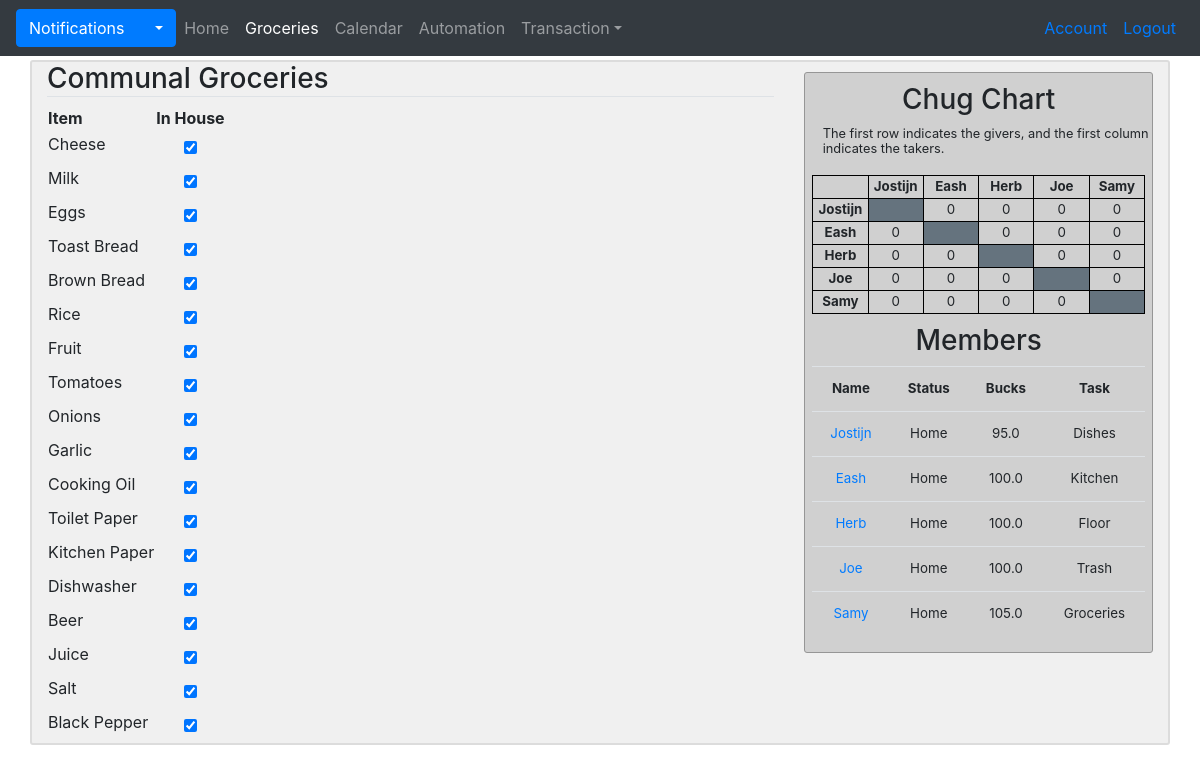
Screenshot of /groceries (signed in) with the database file from the repository.
### G_app/models.py (models this page shows, shortened)
class Groceries(db.Model):
    id = db.Column(db.Integer, primary_key = True)
    name = db.Column(db.String(100), nullable=False)
    in_house = db.Column(db.Boolean, nullable=False, default=True)

class User(db.Model, UserMixin):
    id = db.Column(db.Integer, primary_key = True)
    username = db.Column(db.String(20), unique=True, nullable=False)
    name = db.Column(db.String, nullable=False)
    email = db.Column(db.String(120), unique=True, nullable=False)
    image = db.Column(db.String(20), nullable=False, default='default.jpg')
    password = db.Column(db.String(60), nullable=False)
    status = db.Column(db.String, nullable=False)
    bucks = db.Column(db.Float, nullable=False)
    task = db.Column(db.String, nullable=False)
    done_weekly_vote = db.Column(db.Boolean, nullable=False, default=False)
    posts = db.relationship('Post', backref='author', lazy=True, foreign_keys='Post.id_user')
    posts_targeted = db.relationship('Post', backref='target', lazy=True, foreign_keys='Post.id_target')
    chugs_give = db.relationship('Chug', backref='giver', lazy=True, foreign_keys='Chug.id_giver')
    chugs_take = db.relationship('Chug', backref='taker', lazy=True, foreign_keys='Chug.id_taker')
    notifications = db.relationship('Notification', backref='target', lazy=True)
    payments_made = db.relationship('Transaction', backref='payer', lazy=True, foreign_keys='Transaction.id_payer')
    payments_received = db.relationship('Transaction', backref='payee', lazy=True, foreign_keys='Transaction.id_payee')
    challenges_made =  db.relationship('Challenge', backref='challenger', lazy=True, foreign_keys='Challenge.id_challenger')
    challenges_received =  db.relationship('Challenge', backref='challengee', lazy=True, foreign_keys='Challenge.id_challengee')
    bets_made =  db.relationship('Bet', backref='bookmaker', lazy=True, foreign_keys='Bet.id_bookmaker')
    bets_taken =  db.relationship('Bet', backref='bettaker', lazy=True, foreign_keys='Bet.id_bettaker')
    comments = db.relationship('Comment', backref='commenter', lazy=True)
    votes_made = db.relationship('Vote', backref='voter', lazy=True, foreign_keys='Vote.id_voter')
    votes_received = db.relationship('Vote', backref='candidate', lazy=True, foreign_keys='Vote.id_candidate')
    weekly_votes = db.relationship('WeeklyVote', backref='subject', lazy=True, foreign_keys='WeeklyVote.id_subject')
    def new_notifications(self):
        return Notification.query.filter_by(user_id=self.id, seen=False).all()

### G_app/main/routes.py (the view)
@main.route("/groceries")
@login_required
def groceries():
    groceries = Groceries.query.all()
    return render_template('groceries.html', groceries=groceries)

### G_app/main/routes.py (called while the page is built)
@main.context_processor
def context_processor():
    chug = chug_matrix()
    members=member_ls()
    return dict(chug=chug, members=members)

### G_app/main/utils.py (called while the page is built)
def member_ls():
    members = User.query.all()
    members.pop(5)
    return members

def chug_matrix():
    matrix = [
        [None, 0, 0, 0, 0],
        [0, None, 0, 0, 0],
        [0, 0, None, 0, 0],
        [0, 0, 0, None, 0],
        [0, 0, 0, 0, None]
    ]
    chugs_to_be_taken = Chug.query.filter_by(taken=False).all()
    for chug in chugs_to_be_taken:
        matrix[chug.id_taker - 1][chug.id_giver - 1] += 1
    return matrix

### G_app/models.py (called while the page is built)
@login_manager.user_loader
def load_user(user_id):
    return User.query.get(int(user_id))

### G_app/templates/groceries.html (shortened to what this page needs)
{% extends "layout.html" %}
  {% block groceries_active %}
    "nav-item active"
  {% endblock %}
  {% block content %}
    <h3 class="border-bottom">Communal Groceries</h3>
    <table id="groceries">
      <tr>
        <th id="groceries">Item</th>
        <th id="groceries">In House</th>
      </tr>
      {% for item in groceries %}
        <tr>
          <td id="groceries"><label for="{{ item.id }}">{{ item.name }}</label></td>
          <td align="center">
            <input type="checkbox" id="{{ item.id }}" onchange="update_groceries({{ item.id }}, '{{ item.in_house }}')" {{ "checked" if item.in_house }}>
          </td>
        </tr>
      {% endfor %}
    </table>
  {% endblock %}

### G_app/templates/layout.html (shortened to what this page needs)
<!DOCTYPE html>
<html>
  <head>
    <link rel="stylesheet" href="https://stackpath.bootstrapcdn.com/bootstrap/4.2.1/css/bootstrap.min.css">
    <link rel='stylesheet' href='https://use.fontawesome.com/releases/v5.7.0/css/all.css'>
    <link rel="stylesheet" type="text/css" href="{{ url_for('static', filename='main.css') }}">
  </head>
  <body style="background-image: url('{{ url_for('static', filename='images/our_goat.jpg') }}')">
    <div class="container d-none d-sm-block">
      <nav class="navbar bg-dark navbar-expand navbar-dark fixed-top">
        {% if current_user.is_authenticated %}
          {% set new_notifications = current_user.new_notifications()|length %}
          <div class="dropdown">
            <button class="btn btn-primary dropdown-toggle" id="notification-toggle" onclick="update_notification_list('{{ url_for('main.your_notifications', user_id=current_user.id) }}')" type="button" data-toggle="dropdown">Notifications
            </button>
          </div>
            {% set new_notifications = current_user.new_notifications()|length %}
          <ul class="navbar-nav mr-auto">
            <li class={% block home_active %}{% endblock %}><a class="nav-link" href="{{ url_for('main.home') }}">Home</a></li>
            <li class={% block groceries_active %}{% endblock %}><a class="nav-link" href="{{ url_for('main.groceries') }}">Groceries</a></li>
            <li class={% block calendar_active %}{% endblock %}><a class="nav-link" href=#>Calendar</a></li>
            <li class={% block automation_active %}{% endblock %}><a class="nav-link" href=#>Automation</a></li>
            <li class="nav-item dropdown">
              <a class="nav-link dropdown-toggle" href="#" id="navbardrop" data-toggle="dropdown">Transaction</a>
            </li>
          </ul>
        {% endif %}
        <ul class="navbar-nav ml-auto">
          {% if current_user.is_authenticated %}
            <li class="nav-item"><a class="nav-link text-primary" href="{{ url_for('users.account') }}">Account</a></li>
            <li class="nav-item"><a class="nav-link text-primary" href="{{ url_for('users.logout') }}">Logout</a></li>
          {% else %}
            <li class="nav-item"><a class="nav-link text-primary" href="{{ url_for('users.login') }}">Login</a></li>
          {% endif %}
        </ul>
      </nav>
    </div>
    <div class="container d-none d-sm-block mb-3" id="main" style="margin-top:60px">
      <div class="row">
        <div class="col-lg-8">
            {% block content %}
            {% endblock %}
          </div>
        <div class="col-lg-4">
          {% if current_user.is_authenticated %}
            <div class="sidebar">
              <h3 style="margin-top:10px">Chug Chart</h3>
              <div class="sidebar-info">
                <small>The first row indicates the givers, and the first column indicates the takers.</small>
              </div>
              <table id="chug">
                <tr>
                  <th id="chug"></th>
                  {% for member in members %}
                    <th id="chug">{{ member.username }}</th>
                  {% endfor %}
                </tr>
                {% for row in range(5) %}
                  <tr>
                    <th id="chug">{{members[row].username}}</th>
                    {% for col in range(5) %}
                      {% if chug[row][col] != None %}
                        <td id="chug">{{ chug[row][col] }}</td>
                      {% else %}
                        <td id="chug" bgcolor="#65737e"></td>
                      {% endif %}
                    {% endfor %}
                  </tr>
                {% endfor %}
              </table>
              <h3 style="margin-top:10px">Members</h3>
              <table class="table" id="members">
                <tr>
                  <th>Name</th>
                  <th>Status</th>
                  <th>Bucks</th>
                  <th>Task</th>
                </tr>
                {% for member in members %}
                  <tr>
                    <td><a href="{{ url_for('users.profile', username=member.username) }}">{{ member.username }}</a></td>
                    <td>{{ member.status }}</td>
                    <td>{{ member.bucks }}</td>
                    <td>{{ member.task }}</td>
                  </tr>
                {% endfor %}
              </table>
            </div>
          {% endif %}
        </div>
      </div>
    </div>
  </body>
</html>

### G_app/static/main.css (style rules this page uses)
body { background-size: cover; }
.container#main { background-color: rgba(230, 230, 230, 0.6); border: 2px solid rgb(220, 220, 220); border-radius: 3px; width: 100%; }
.sidebar { text-align: center; background-color: rgba(200, 200, 200, 0.8); border: 0.5px solid rgb(150, 150, 150); border-radius: 3px; margin-top: 3%; margin-bottom: 3%; }
.sidebar-info { line-height: 0.95; text-align: left; margin-left: 5%; }
table#members { width: 96%; margin-left: 2%; margin-right: 2%; font-size: 10pt; }
table#chug { ; width: 96%; margin-left: 2%; margin-right: 2%; table-layout: fixed; font-size: 10pt; margin-top: 20px; }
table#chug, th#chug, td#chug { border: 1px solid black; }

### rows the page displays
Groceries: name "Cheese"
Groceries: name "Milk"
Groceries: name "Eggs"
Groceries: name "Toast Bread"
Groceries: name "Brown Bread"
Groceries: name "Rice"
Groceries: name "Fruit"
Groceries: name "Tomatoes"
Groceries: name "Onions"
Groceries: name "Garlic"
Groceries: name "Cooking Oil"
Groceries: name "Toilet Paper"
Groceries: name "Kitchen Paper"
Groceries: name "Dishwasher"
Groceries: name "Beer"
Groceries: name "Juice"
Groceries: name "Salt"
Groceries: name "Black Pepper"
User: username "Jostijn", username "Jostijn", status "Home", bucks "95.0", task "Dishes"
User: username "Eash", username "Eash", status "Home", bucks "100.0", task "Kitchen"
User: username "Herb", username "Herb", status "Home", bucks "100.0", task "Floor"
User: username "Joe", username "Joe", status "Home", bucks "100.0", task "Trash"
User: username "Samy", username "Samy", status "Home", bucks "105.0", task "Groceries"

### other values shown
{{ chug[row][col] }} "0" "0" "0" "0" "0" "0" "0" "0" "0" "0" "0" "0" "0" "0" "0" "0" "0" "0" "0" "0"
